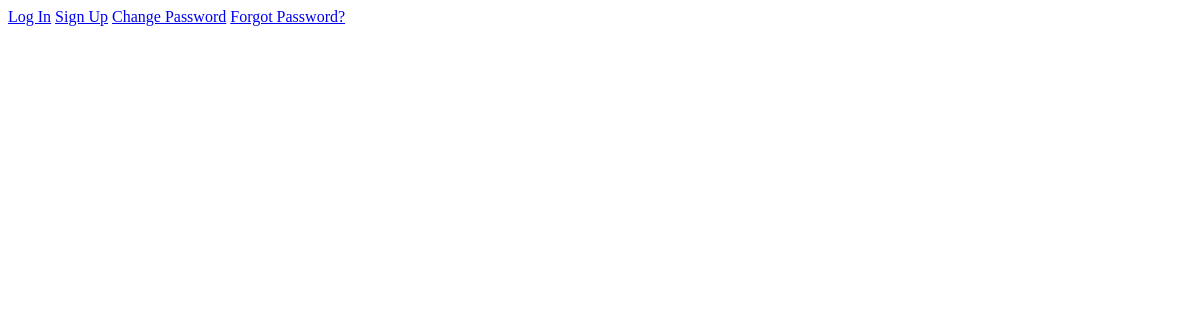
/articles/, run on an earlier commit of the app's database.
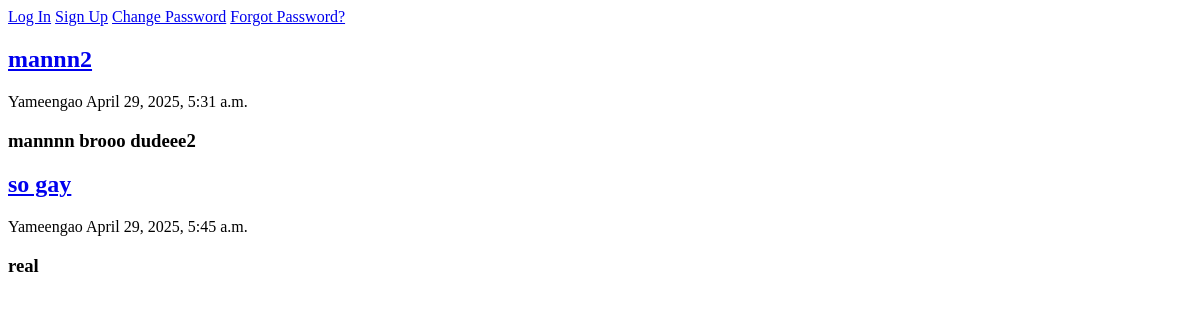
And on a later commit of the database.
### articles/models.py (models this page shows, shortened)
class Article(models.Model):
    title = models.CharField(max_length=100)
    body = models.CharField(max_length=300)
    date = models.DateTimeField(auto_now_add=True)
    author = models.ForeignKey(settings.AUTH_USER_MODEL, on_delete=models.CASCADE,)
    def get_absolute_url(self):
        return reverse("article_detail", kwargs={"pk": self.pk})

### accounts/models.py (models this page shows)
class CustomUser(AbstractUser):
    age = models.PositiveIntegerField(null=True, blank=False)
    description = models.CharField(max_length=100, null=True, blank=False)

### articles/views.py (the view)
# urls.py: path('', ArticleListView.as_view(), name='article_list'),
class ArticleListView(ListView):
    model = Article
    template_name = "article_list.html"

### templates/article_list.html (shortened to what this page needs)
{% extends "base.html" %}
{% block content %}
{% for article in article_list %}
    <div><a href="{{ article.get_absolute_url }}"><h2>{{article.title}}</h2></a><p>{{article.author}} {{article.date}}</p>
         <h3>{{article.body}}</h3>
    </div>
{% endfor %}
{% endblock content %}

What changed in the data, as far as the page shows it:
added Article: title "mannn2", author "Yameengao", date "April 29, 2025, 5:31 a.m.", body "mannnn brooo dudeee2"
added Article: title "so gay", author "Yameengao", date "April 29, 2025, 5:45 a.m.", body "real"
